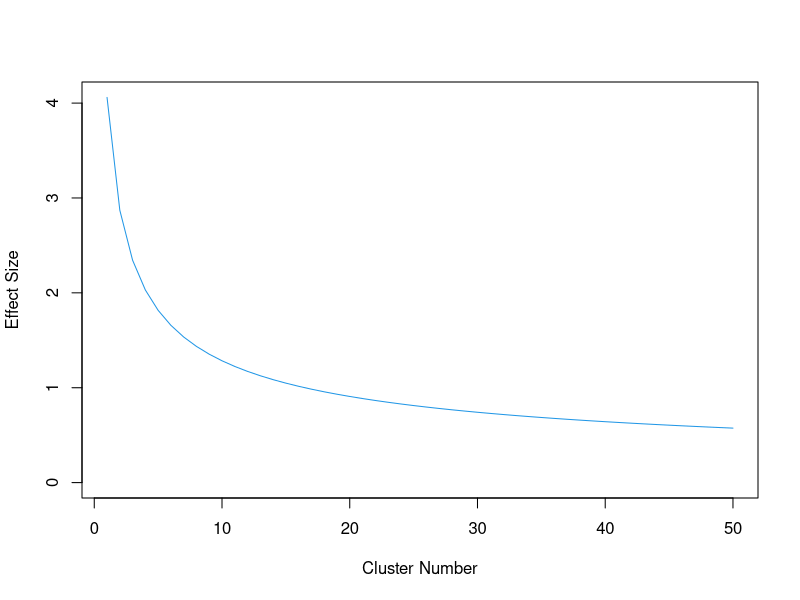
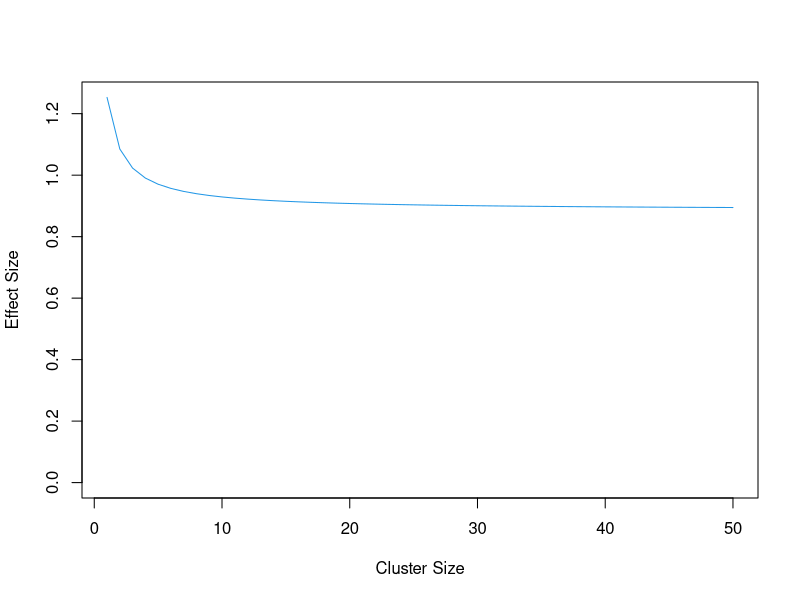
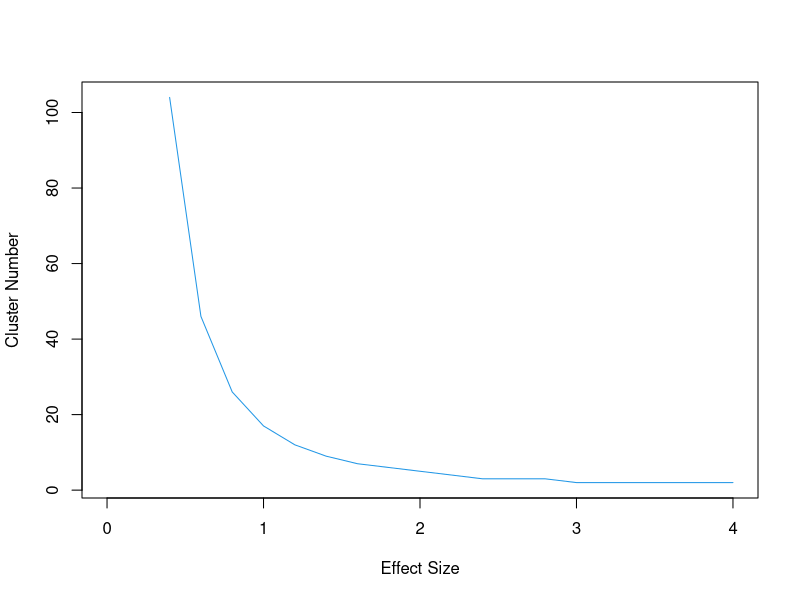
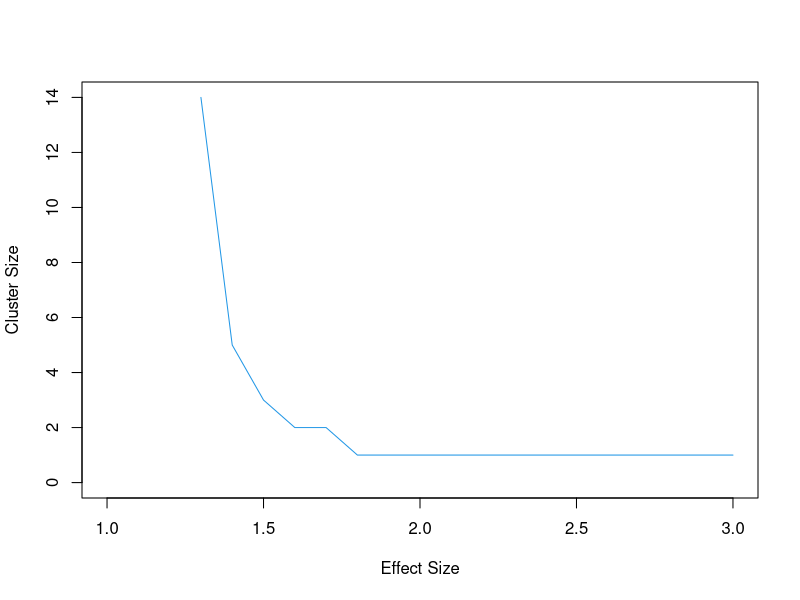
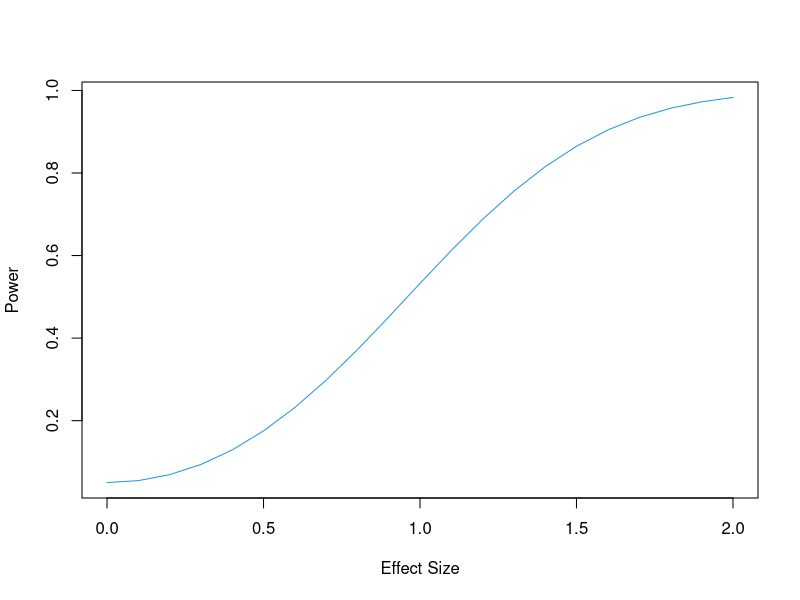
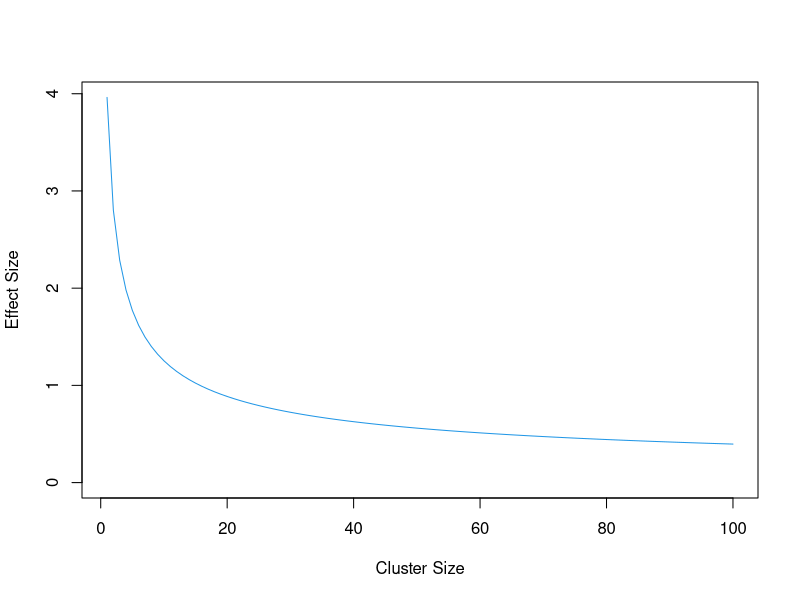
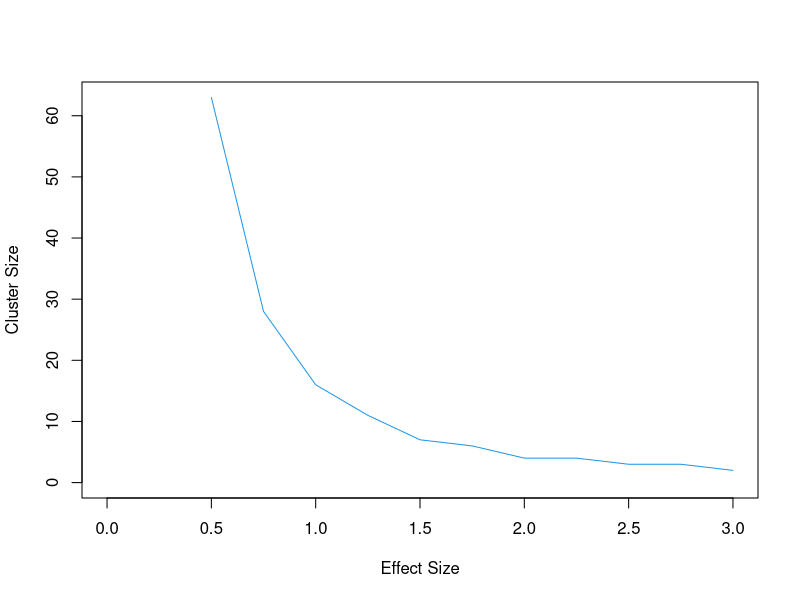
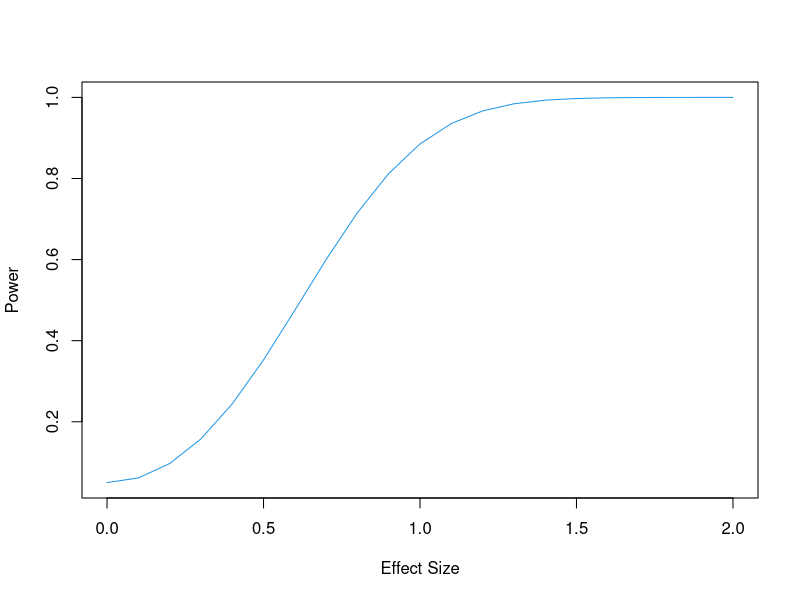

These charts were generated, in order, by the following R code:

#rm (list = ls())


############################
##    Helper Functions    ##
############################

##Functional form for R to do root-finding for effect size
helper_effsize <- function (eff.size, cluster.num, cluster.size, power){
  N = cluster.size*cluster.num
  invV = solve(resid.var*diag(cluster.size) + cluster.var)
  a = sum(invV[,1])
  V = solve( cbind ( c(2*N*a, N*a), rep(N*a, 2)) )
  SE = sqrt(V[2,2])
  1+pnorm (qnorm(alpha/2)-eff.size/SE) - pnorm (qnorm(1-alpha/2)-eff.size/SE)-power
}

##Function to calculate power
helper_power <- function (eff.size, cluster.num, cluster.size){
  N = cluster.size*cluster.num
  invV = solve(resid.var*diag(cluster.size) + cluster.var)
  a = sum(invV[,1])
  V = solve( cbind ( c(2*N*a, N*a), rep(N*a, 2)) )
  SE = sqrt(V[2,2])
  1+pnorm (qnorm(alpha/2)-eff.size/SE) - pnorm (qnorm(1-alpha/2)-eff.size/SE)
}


### Functions to loop through a variable 
ctsClus_getEffectSize_clusterNum <- function (clusterNum.list){
  f = function(x){ uniroot (helper_effsize, interval = c(0, 100), cluster.size, cluster.num = x, power)$root}
  sapply(clusterNum.list, function(x){f(x)} )
}

ctsClus_getEffectSize_clusterSize <- function (clusterSize.list){
  f = function(x){ uniroot (helper_effsize, interval = c(0, 100), cluster.size = x, cluster.num, power)$root}
  sapply(clusterSize.list, function(x){f(x)} )
}

ctsClus_getclusterSize_effectSize <- function (effectSize.list){
  
  clusterSize.seq = 1:200
  f = function(y){ 
    power.list = sapply(clusterSize.seq, 
                        function(x){helper_power(eff.size = y, cluster.num, cluster.size=x )} ) 
    check = power.list > power
    if ( sum(check)>=1 ){ clusterSize.seq[min(which(check))]} else{NA}
  }
  sapply(effectSize.list, function(x){f(x)} )
}  

ctsClus_getclusterNum_effectSize <- function (effectSize.list){

  clusterNum.seq = 1:200
  f = function(y){ 
    power.list = sapply(clusterNum.seq, 
                        function(x){helper_power(eff.size = y, cluster.num=x, cluster.size )} ) 
    check = power.list > power
    if ( sum(check)>=1 ){ clusterNum.seq[min(which(check))]} else{NA}
  }
  sapply(effectSize.list, function(x){f(x)} )
}  

ctsClus_getpower_effectSize <- function (effectSize.list){
  sapply(effectSize.list, function(x){
    helper_power (eff.size=x, cluster.num, cluster.size) } 
  )
}  
  


#######################################
#####           EXAMPLES          #####
#######################################

#Inputs ALWAYS specified by user
resid.var = 1
alpha = 0.05
power = 0.80

#Either ICC or variance
cluster.var = NULL
cluster.ICC = 0.5
if ( is.null(cluster.var) ) {cluster.var = cluster.ICC*resid.var/(1-cluster.ICC)}

### Option 1 ###
# Cluster size fixed
# Effect size as a function of Cluster Num
cluster.size = 20
clusterNums = seq(1, 50, 1)
fit = ctsClus_getEffectSize_clusterNum ( clusterNums )
plot (fit~clusterNums, ylab = c("Effect Size"), xlab = "Cluster Number", type="l", col = 4, ylim = c(0, max(fit)))

### Option 2 ###
# Cluster number fixed
# Effect size as a function of Cluster size
cluster.num = 20
clusterSizes = 1:50
fit = ctsClus_getEffectSize_clusterSize ( clusterSizes )
plot (fit~clusterSizes, ylab = c("Effect Size"), xlab = "Cluster Size", type="l", col = 4, ylim = c(0, max(fit)))

### Option 3 ###
# Cluster size fixed
# Cluster number as a function of effect size
cluster.size = 20
EffectSizes = seq(0, 4, by = 0.2)
fit = ctsClus_getclusterNum_effectSize ( EffectSizes)
plot (fit~EffectSizes, xlab = c("Effect Size"), ylab = "Cluster Number", type="l", col = 4)


### Option 4 ###
# Cluster number is fixed
# Cluster size as a function of effect size
cluster.num = 10
EffectSizes = seq(1, 3, by = 0.1)
fit = ctsClus_getclusterSize_effectSize ( EffectSizes)
plot (fit~EffectSizes, xlab = c("Effect Size"), ylab = "Cluster Size", type="l", col = 4, ylim = c(0, max(fit,na.rm=T)))

### Option 5 ###
# Cluster number is fixed
# Cluster size is fixed
# Power as a function of effect size
cluster.num = 10
cluster.size = 5
EffectSizes = seq(0, 2, by = 0.1)
fit = ctsClus_getpower_effectSize (EffectSizes)
plot (fit~EffectSizes, ylab = "Power", xlab = "Effect Size", type = "l", col = 4)

### Option 6 ###
# Non-clustered case
# Cluster number = 1 
# Set cluster variance = 0
# Effect size as a function of Cluster size
cluster.num = 1
cluster.var = 0
clusterSizes = 1:100
fit = ctsClus_getEffectSize_clusterSize ( clusterSizes )
plot (fit~clusterSizes, ylab = c("Effect Size"), xlab = "Cluster Size", type="l", col = 4, ylim = c(0, max(fit)))

### Option 7 ###
# Non-clustered case
# Cluster number = 1
# Cluster size as a function of effect size
cluster.num = 1
cluster.var = 0
EffectSizes = seq(0, 3, by = 0.25)
fit = ctsClus_getclusterSize_effectSize ( EffectSizes)
plot (fit~EffectSizes, xlab = c("Effect Size"), ylab = "Cluster Size", type="l", col = 4, ylim = c(0, max(fit,na.rm=T)))

### Option 8 ###
# Non-clustered case
# Cluster number = 1
# Cluster size is fixed
# Power as a function of effect size
cluster.num = 1
cluster.size = 20
cluster.var = 0
EffectSizes = seq(0, 2, by = 0.1)
fit = ctsClus_getpower_effectSize (EffectSizes)
plot (fit~EffectSizes, ylab = "Power", xlab = "Effect Size", type = "l", col = 4)
